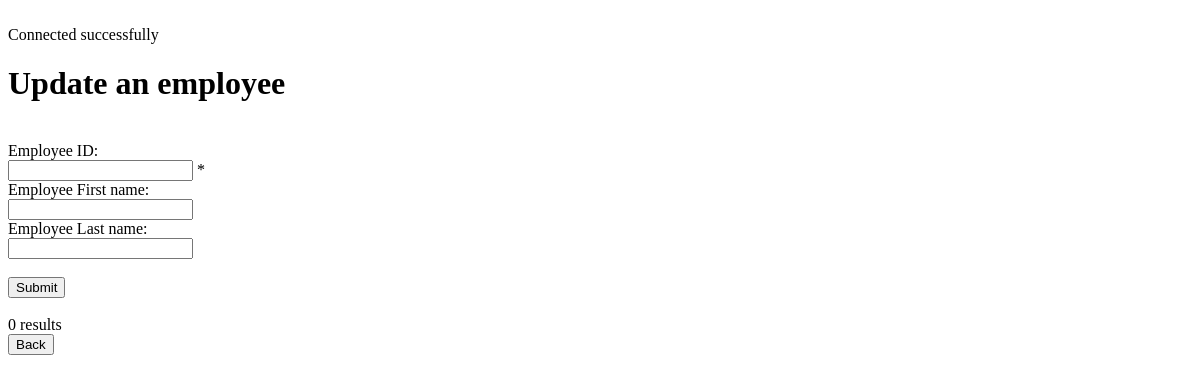
Page /upd_employee.php on the earlier database version.
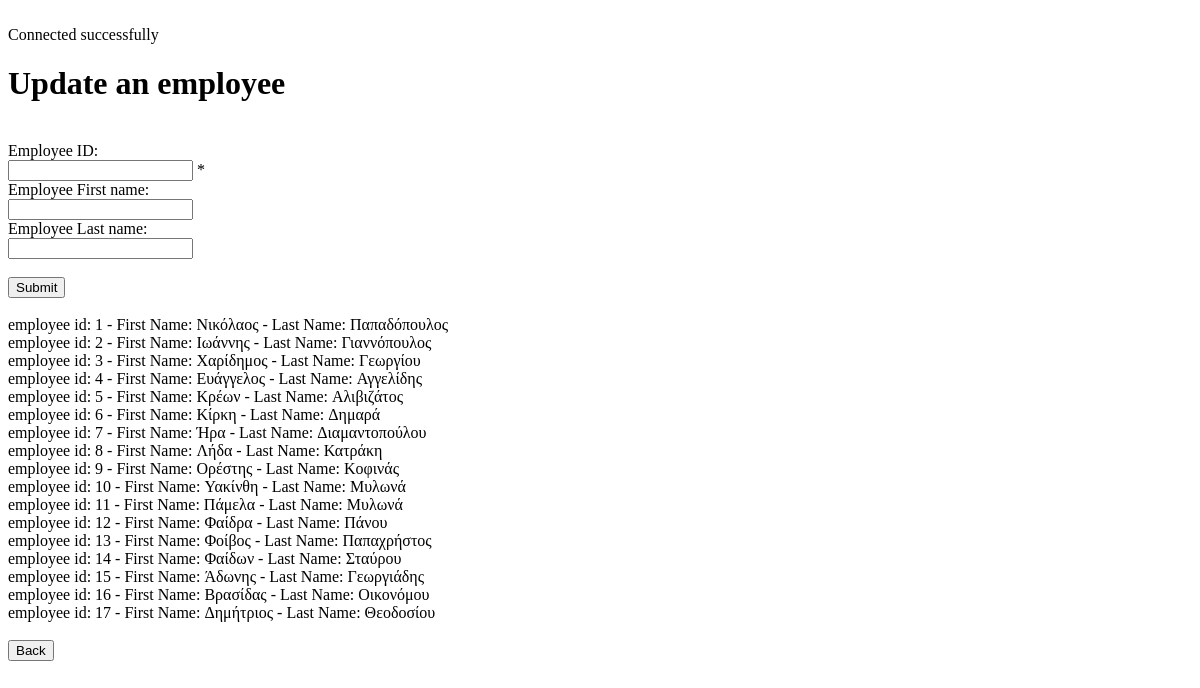
Same page on the later database version.
### tables this page shows
CREATE TABLE employee(
  employee_id INT(10) UNSIGNED NOT NULL AUTO_INCREMENT,
  first_name VARCHAR(45) NOT NULL,
  last_name VARCHAR(45) NOT NULL ,
  PRIMARY KEY (employee_id));

### upd_employee.php (the view, shortened to what this page needs)
<?php
$servername = "localhost";
$socket = 3306;
$dbname = "elidekdb";
$conn = mysqli_connect(hostname: $servername, username: "root",database: $dbname, socket: $socket);
echo "<br>", "Connected successfully", "<br>";
$first_name = $last_name = $emp_idErr = "";
?>
<html>
<body>
<h1> Update an employee </h1>
<br>
<form method="post" action="<?php echo htmlspecialchars($_SERVER["PHP_SELF"]);?>">
	<label for="e_id">Employee ID:<label/><br>
	<input type="number" id="e_id" name="emp_id">
	<span class="error"><?php echo "* ", $emp_idErr;?></span><br>
	<label for="fname">Employee First name:<label/><br>
	<input type="text" id="fname" name="first_name"><br>
    <label for="lname">Employee Last name:<label/><br>
	<input type="text" id="lname" name="last_name"><br>
<br>
<input type="submit">
</form><br><br>
<?php
$sql = "SELECT * FROM employee";
$result = mysqli_query($conn, $sql);
if (mysqli_num_rows($result) > 0) {
	while($row = mysqli_fetch_assoc($result)) {
		echo "employee id: " . $row["employee_id"]. " - First Name: " . $row["first_name"]. " - Last Name: " . $row["last_name"]. "<br>";
	}
}
else {
	echo "0 results";
}
?>
<br>
<form method="post">
<input type="submit" name="backbutton" class="button" value="Back">
</form>
</body>
</html>

Differences in the rows shown:
added employee: employee_id "1", first_name "Νικόλαος", last_name "Παπαδόπουλος"
added employee: employee_id "2", first_name "Ιωάννης", last_name "Γιαννόπουλος"
added employee: employee_id "3", first_name "Χαρίδημος", last_name "Γεωργίου"
added employee: employee_id "4", first_name "Ευάγγελος", last_name "Αγγελίδης"
added employee: employee_id "5", first_name "Κρέων", last_name "Αλιβιζάτος"
added employee: employee_id "6", first_name "Κίρκη", last_name "Δημαρά"
added employee: employee_id "7", first_name "Ήρα", last_name "Διαμαντοπούλου"
added employee: employee_id "8", first_name "Λήδα", last_name "Κατράκη"
added employee: employee_id "9", first_name "Ορέστης", last_name "Κοφινάς"
added employee: employee_id "10", first_name "Υακίνθη", last_name "Μυλωνά"
added employee: employee_id "11", first_name "Πάμελα", last_name "Μυλωνά"
added employee: employee_id "12", first_name "Φαίδρα", last_name "Πάνου"
added employee: employee_id "13", first_name "Φοίβος", last_name "Παπαχρήστος"
added employee: employee_id "14", first_name "Φαίδων", last_name "Σταύρου"
added employee: employee_id "15", first_name "Άδωνης", last_name "Γεωργιάδης"
added employee: employee_id "16", first_name "Βρασίδας", last_name "Οικονόμου"
added employee: employee_id "17", first_name "Δημήτριος", last_name "Θεοδοσίου"
Other differences:
text no longer shown: "0 results"
